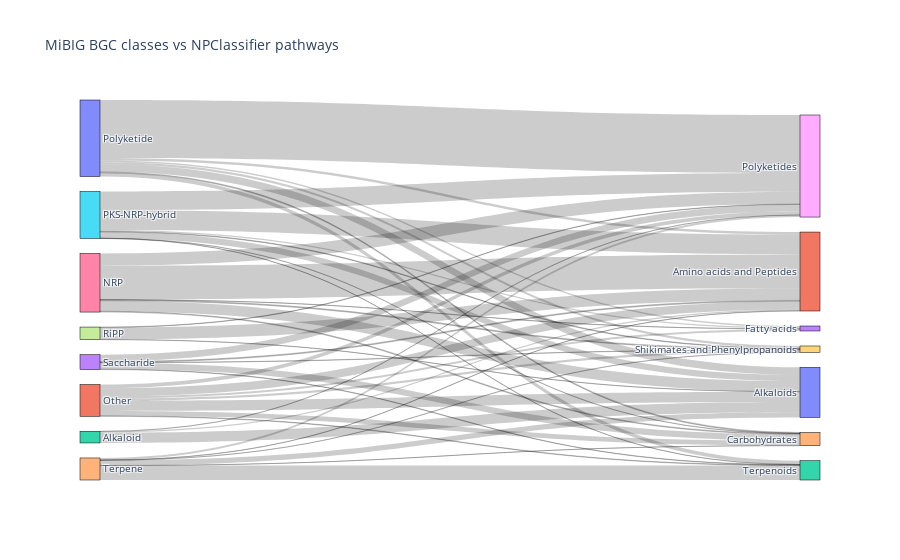

This figure's notebook cell:
### Code cell
import plotly.graph_objects as go

fig = go.Figure(data=[go.Sankey(
    node = dict(
      pad = 15,
      thickness = 20,
      line = dict(color = "black", width = 0.5),
      label = label_vals
    ),
    link = dict(
      source = source_vals, # indices correspond to labels, eg A1, A2, A1, B1, ...
      target = target_vals,
      value = value_vals
  ))])

fig_title = "MiBIG BGC classes vs NPClassifier pathways"
fig.update_layout(title_text=fig_title, font_size=10)
fig.show()
fig.write_html(os.path.join(out_base, '_'.join(fig_title.split(' '))) + ".html")

### Figure 1 — Plotly figure (JSON) as saved in the notebook; plotly's stock layout.template omitted (floating-point values rounded to 4 significant figures)
{"data": [{"link": {"source": [0, 0, 0, 0, 0, 0, 0, 1, 1, 1, 1, 1, 1, 1, 2, 2, 2, 3, 3, 3, 3, 3, 4, 4, 4, 4, 4, 4, 5, 5, 5, 5, 5, 5, 5, 6, 6, 6, 6, 6, 6, 7, 7, 7], "target": [8, 9, 10, 11, 12, 13, 14, 8, 14, 11, 10, 9, 13, 12, 10, 11, 8, 14, 8, 11, 12, 9, 8, 12, 14, 11, 10, 9, 8, 10, 11, 9, 13, 12, 14, 11, 14, 10, 8, 9, 13, 11, 8, 10], "value": [548, 20, 72, 24, 35, 14, 9, 35, 46, 78, 96, 21, 19, 5, 97, 12, 1, 60, 64, 9, 4, 3, 19, 136, 1, 2, 49, 1, 177, 58, 187, 6, 12, 2, 1, 320, 8, 99, 115, 9, 2, 113, 4, 2]}, "node": {"label": ["Polyketide", "Other", "Alkaloid", "Saccharide", "Terpene", "PKS-NRP-hybrid", "NRP", "RiPP", "Polyketides", "Shikimates and Phenylpropanoids", "Alkaloids", "Amino acids and Peptides", "Terpenoids", "Fatty acids", "Carbohydrates"], "line": {"color": "black", "width": 0.5}, "pad": 15, "thickness": 20}, "type": "sankey"}], "layout": {"font": {"size": 10}, "title": {"text": "MiBIG BGC classes vs NPClassifier pathways"}}}
